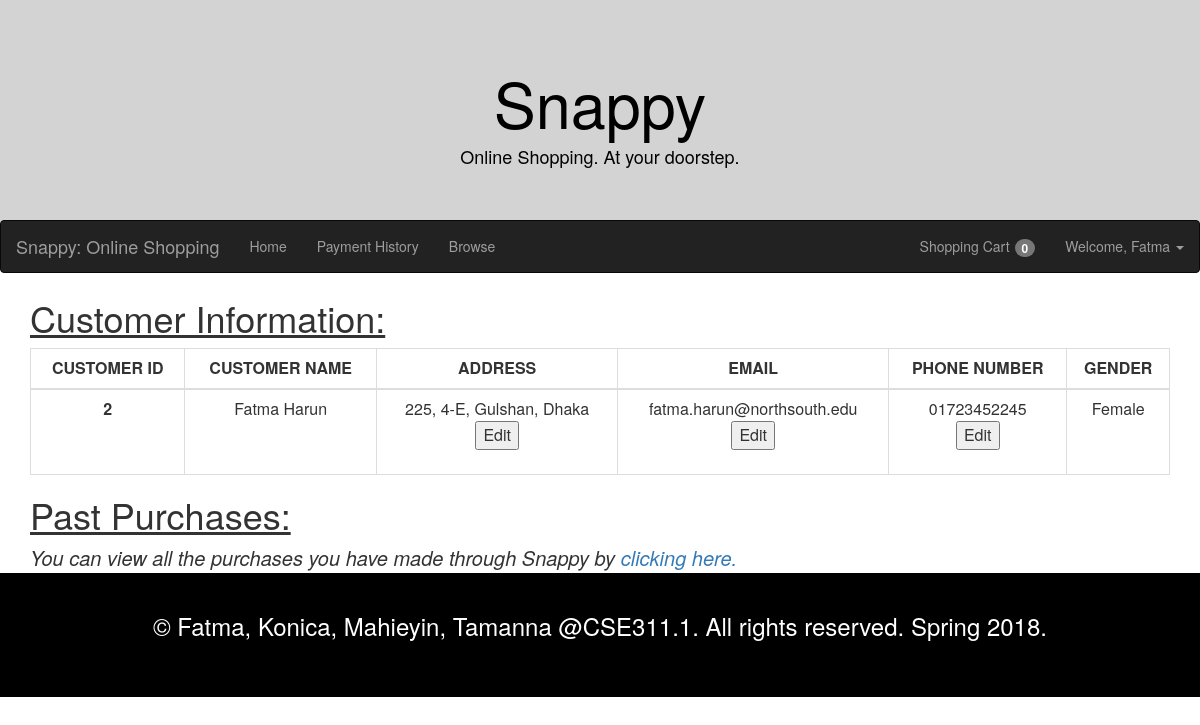
The app's page /profile.php (signed in) with its own data.
### tables this page shows
CREATE TABLE `users` (
  `customer_id` int(11) NOT NULL,
  `first_name` varchar(255) NOT NULL,
  `last_name` varchar(255) NOT NULL,
  `email` varchar(50) NOT NULL,
  `password` varchar(255) NOT NULL,
  `phone_number` varchar(11) NOT NULL,
  `housenum` varchar(10) NOT NULL,
  `roadnum` varchar(10) NOT NULL,
  `location` varchar(50) NOT NULL,
  `city` varchar(10) NOT NULL,
  `gender` varchar(6) NOT NULL
);

### profile.php (the view, shortened to what this page needs)
<?php include('inc/logged-in-header.php'); ?>
<?php require('configurations/database.php'); ?>
<?php
	$customerId = $_SESSION['customer_id'];
	$query = "SELECT concat(first_name, ' ', last_name) AS fullname, concat(housenum, ', ', roadnum, ', ', location, ', ', city) AS address, email, phone_number, gender FROM users WHERE customer_id =".$customerId;
	$result = mysqli_query($conn, $query);
	$row = mysqli_fetch_assoc($result);
?>
<div class="container">
<div>
	<h1 style="text-decoration: underline;"> Customer Information: </h1>
	<table class="table table-bordered">
	  	<thead>
	  		<tr>
		  		<th class="text-center text-uppercase">Customer ID</th>
		  		<th class="text-center text-uppercase">Customer Name</th>
		        <th class="text-center text-uppercase">Address</th>
		        <th class="text-center text-uppercase">Email</th>
		        <th class="text-center text-uppercase">Phone Number</th>
		        <th class="text-center text-uppercase">Gender</th>
		    </tr>
	  	</thead>
	  	<tbody class="text-center">
	  		<tr>
	  			<td style="font-weight: bold;"> <?php echo $customerId; ?> </td>
	  			<td> <?php echo $row['fullname']; ?> </td>
	  			<td>
	  				<?php echo $row['address']; ?>
	  				<form method="POST" action="editprofile.php?edit=address">
	  					<input type="submit" name="edit" value="Edit">
	  				</form>
	  			</td>
	  			<td>
	  				<?php echo $row['email']; ?>
	  				<form method="POST" action="editprofile.php?edit=email">
	  					<input type="submit" name="edit" value="Edit">
	  				</form>
	  			</td>
	  			<td>
	  				<?php echo $row['phone_number']; ?>
	  				<form method="POST" action="editprofile.php?edit=phone">
	  					<input type="submit" name="edit" value="Edit">
	  				</form>
	  			</td>
	  			<td> <?php echo $row['gender']; ?> </td>
	  		</tr>
	  	</tbody>
	  </table>
	  <h1 style="text-decoration: underline;"> Past Purchases: </h1>
	  <em style="font-size: 20px;"> You can view all the purchases you have made through Snappy by <a href="history.php"> clicking here. </a> </em>
</div>
</div>
<?php include('inc/footer2.php'); ?>

### records on screen
users: email "fatma.harun@northsouth.edu", phone_number "01723452245", gender "Female"

### other values on screen
$_SESSION['shop_count'] "0"
$_SESSION['username'] "Fatma"
$customerId "2"
$row['fullname'] "Fatma Harun"
$row['address'] "225, 4-E, Gulshan, Dhaka"
